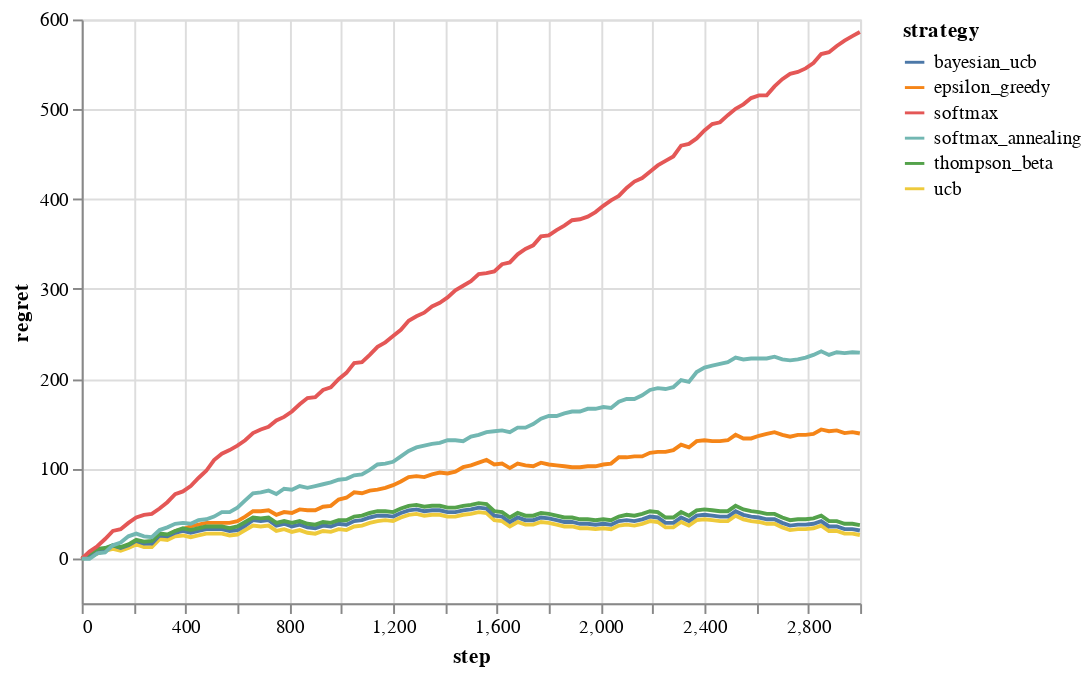

Notebook code cell kept with this figure:
### Code cell
env.altair_chart_regret()

### Figure 1 — Vega-Lite specification as saved in the notebook (floating-point values rounded to 4 significant figures; data arrays with more than 128 entries replaced by an {"elided": "..."} marker saying what was removed)
{"config": {"view": {"continuousWidth": 400, "continuousHeight": 300}}, "data": {"name": "data-4d564d80ac13bf662223875a71877759"}, "mark": "line", "encoding": {"color": {"type": "nominal", "field": "strategy"}, "x": {"type": "quantitative", "field": "step"}, "y": {"type": "quantitative", "field": "regret"}}, "$schema": "https://vega.github.io/schema/vega-lite/v4.8.1.json", "datasets": {"data-4d564d80ac13bf662223875a71877759": {"elided": "606 records"}}}
